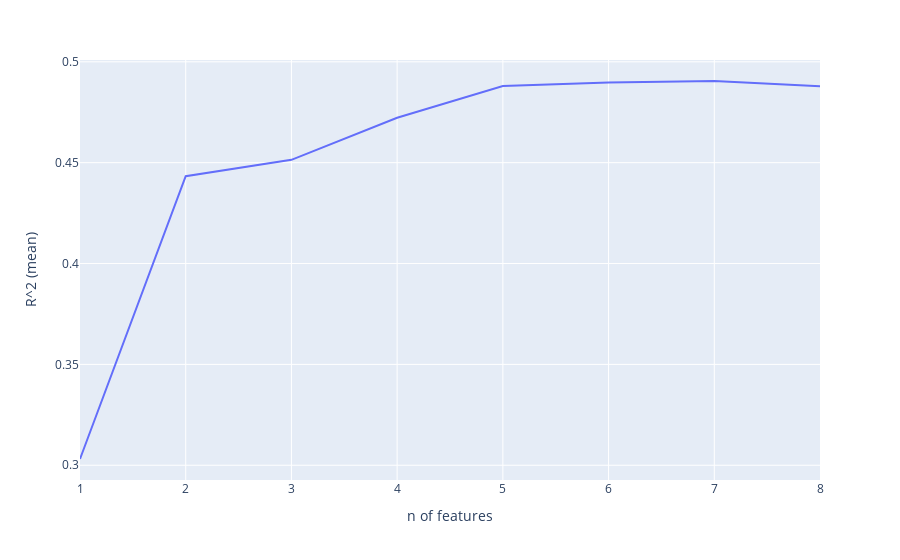

The notebook cell saved with this chart:
### Code cell
scores = []

for i in range(1,len(features)-1):
    selection_forward = SequentialFeatureSelector(LinearRegression, n_features_to_select=i,
                                        direction='backward').fit(train_X, train_y)
    selected_features = train_X.columns[selection_forward.get_support()]
    scores.append(cross_val_score(LinearRegression, original_X[selected_features], original_y).mean())

result = pd.DataFrame(zip(range(1,len(features)-1), scores), columns=['n of features', 'R^2 (mean)'])
px.line(result, x='n of features', y='R^2 (mean)')

### Figure 1 — Plotly figure (JSON) as saved in the notebook; plotly's stock layout.template omitted (floating-point values rounded to 4 significant figures)
{"data": [{"hovertemplate": "n of features=%{x}<br>R^2 (mean)=%{y}<extra></extra>", "legendgroup": "", "line": {"color": "#636efa", "dash": "solid"}, "mode": "lines", "name": "", "orientation": "v", "showlegend": false, "type": "scatter", "x": [1, 2, 3, 4, 5, 6, 7, 8], "xaxis": "x", "y": [0.3031, 0.4433, 0.4514, 0.4723, 0.4879, 0.4897, 0.4905, 0.4878], "yaxis": "y"}], "layout": {"legend": {"tracegroupgap": 0}, "margin": {"t": 60}, "xaxis": {"anchor": "y", "domain": [0, 1], "title": {"text": "n of features"}}, "yaxis": {"anchor": "x", "domain": [0, 1], "title": {"text": "R^2 (mean)"}}}}
